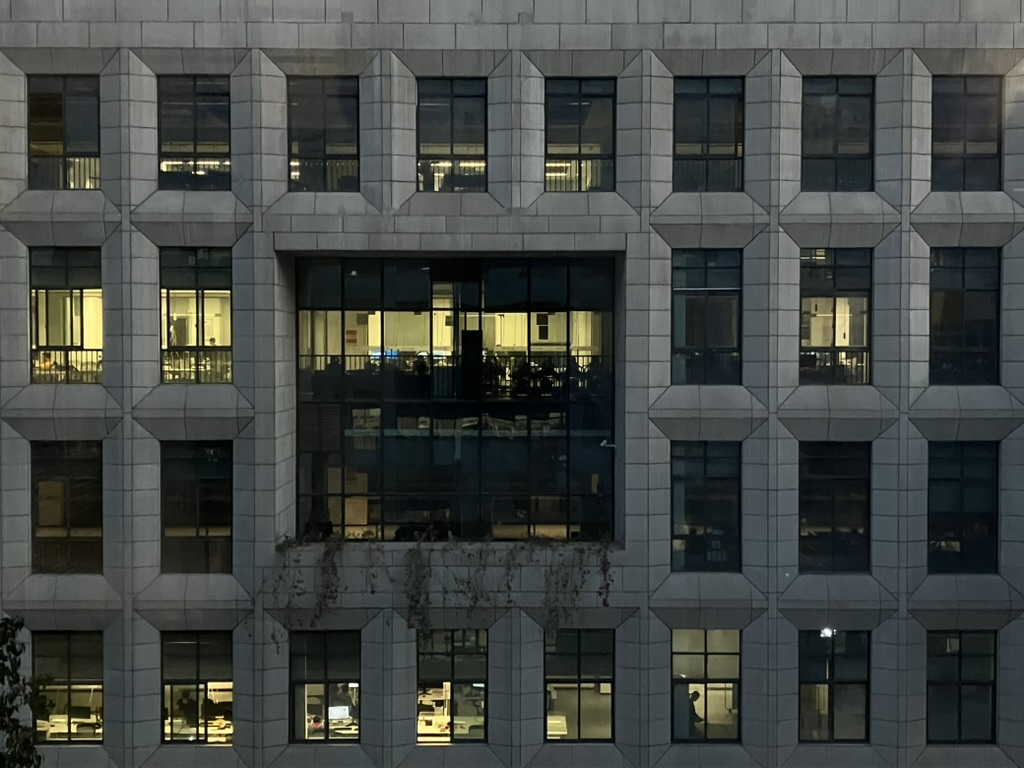
#> input picture gaze_guy/kits/1.jpeg, 1024 x 768 px
$ jupyter execute --allow-errors heatmap.ipynb
#> lines starting #> are read from the running program, lines starting #| are printed output that depends on the picture
[cell 1]
import numpy as np
import seaborn as sns
import matplotlib.pyplot as plt
from scipy import ndimage
import json
import time
import os
from PIL import Image

[cell 2]
# pip install scikit-learn instead of sklearn
from sklearn import preprocessing

# 模板

[cell 3]
uniform_data = np.random.rand(10, 12)  # 自定义数据
ax = sns.heatmap(uniform_data)
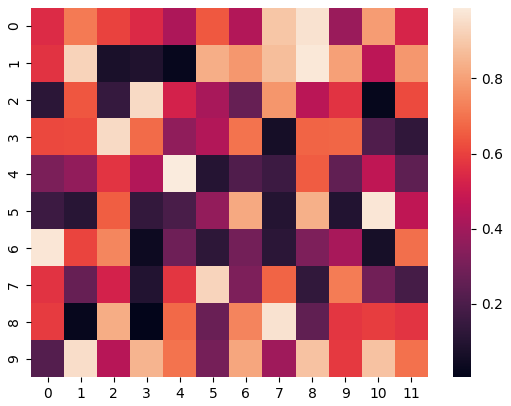
#> figure drawn by matplotlib, 2 panels

[cell 4]
values = np.random.rand(3, 3)
x_ticks = ['x-1', 'x-2', 'x-3']
y_ticks = ['y-1', 'y-2', 'y-3']  # 自定义横纵轴
ax = sns.heatmap(values, xticklabels=x_ticks, yticklabels=y_ticks)
ax.set_title('Heatmap for test')  # 图标题
ax.set_xlabel('x label')  # x轴标题
ax.set_ylabel('y label')
plt.show()
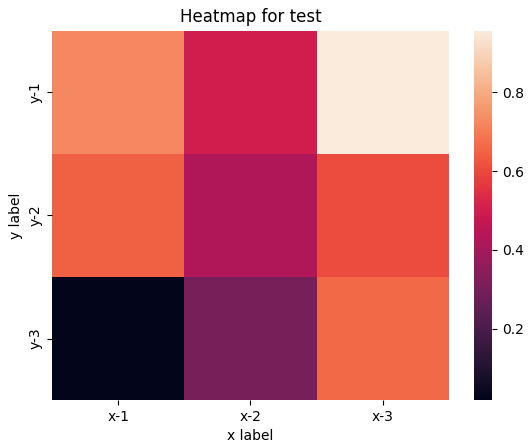
#> figure drawn by matplotlib, 2 panels
figure = ax.get_figure()
# figure.savefig('sns_heatmap.jpg')  # 保存图片

[cell 5]
# 使用掩码，绘制部分数据
corr = np.corrcoef(np.random.randn(10, 200))
mask = np.zeros_like(corr)
mask[np.triu_indices_from(mask)] = True
with sns.axes_style("white"):
    ax = sns.heatmap(corr, mask=mask, vmax=.3, square=True)
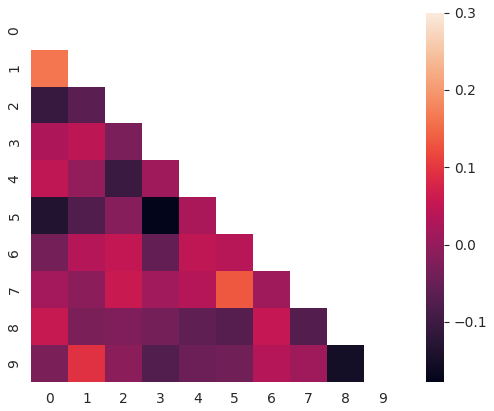
#> figure drawn by matplotlib, 2 panels

[cell 6]
values = np.random.rand(5, 5)
ax = sns.heatmap(values, cmap="YlGnBu", xticklabels=2,
                 yticklabels=False)  # x轴变2倍，隐藏y轴
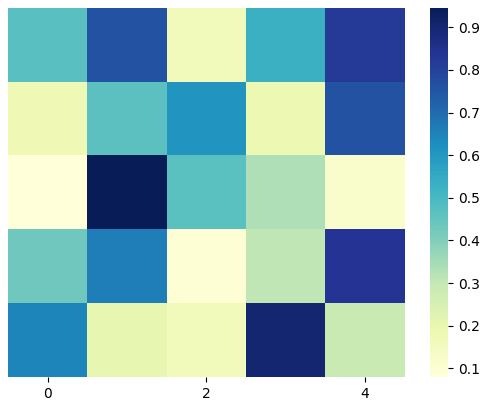
#> figure drawn by matplotlib, 2 panels

# 实现

## 师兄的代码

[cell 7]
min_max_scaler = preprocessing.MinMaxScaler()

[cell 8]
class HeatMap:
    def __init__(self):
        # 根据时间生成随机数，保证每次都不一样
        np.random.seed(int(time.time()))
        self.fig, self.axes = plt.subplots()

    def plot_heatmap(self, img, heatmap):
        print("Image shape", img.shape)
        normalized_heat_map = self.get_heatmap_array(img, heatmap)
        # 去除坐标轴
        # self.axes.cla()
        self.axes.imshow(img)
        # self.axes.imshow(255 * normalized_heat_map, alpha=0.5, cmap="RdBu")
        # self.axes.set_axis_off()
        self.axes = sns.heatmap(255 * normalized_heat_map, cmap='Set1_r',
                                ax=self.axes, annot=False, fmt='0.1g', alpha=0.5)
        plt.show()

    def get_heatmap_array(self, img, heat):
        height, width, _ = img.shape
        print(height, width)
        print(heat[:10])
        heat[:, 0] *= height
        heat[:, 1] *= width
        print(heat[:10])
        x = np.zeros((height, width))

        def count_heat(i):
            try:
                x[int(i[0]), int(i[1])] += 1
            except:
                pass
        # 必选参数：func,axis,arr。其中func是我们自定义的一个函数，函数func(arr)中的arr是一个数组，函数的主要功能就是对数组里的每一个元素进行变换，得到目标的结果。其中axis表示函数func对数组arr作用的轴。
        np.apply_along_axis(count_heat, axis=1, arr=heat)
        heat_map = ndimage.gaussian_filter(x, sigma=15)
        # 归一化
        normalized_heat_map = min_max_scaler.fit_transform(heat_map)
        return normalized_heat_map

    @staticmethod
    def get_json_file():
        # current_work_dir = os.path.abspath(os.path.dirname(os.path.dirname(__file__)))
        current_work_dir = '..'
        json_path = os.path.join(current_work_dir, 'gaze.json')
        with open(json_path, 'r+') as f:
            data = json.load(f)
        gaze = np.asarray([gaze['gaze'] for gaze in data['data']], dtype=np.float32)
        return gaze

#> (a cell that did not finish here is left out)

## 0-1 归一化

#> (a cell that did not finish here is left out)

#> (a cell that did not finish here is left out)

#> (a cell that did not finish here is left out)

[cell 13]
heatmap = HeatMap()
img = np.array(Image.open('1.jpeg'))
#> img is the input picture: shape (768, 1024, 3); mean R, G, B 66.8, 70.9, 67.4
#> (the rest of this cell did not finish here and is left out)
